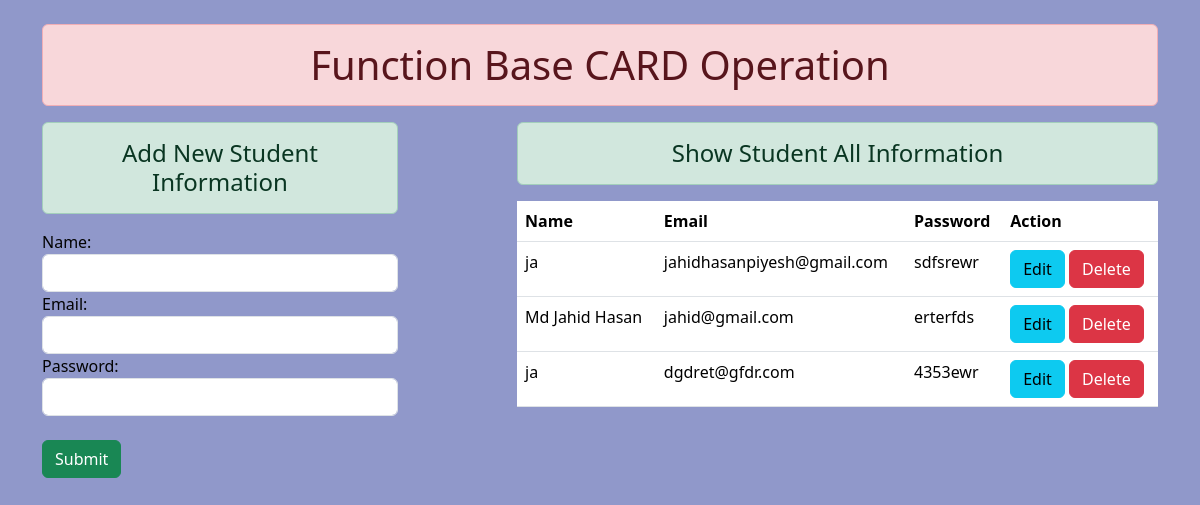
The app's page /, older data.
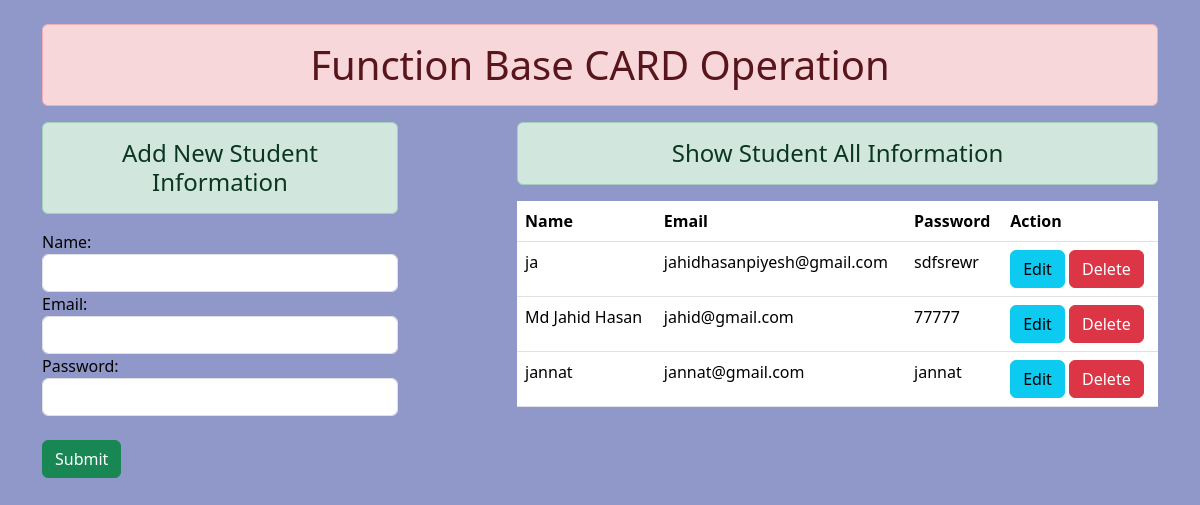
The same page, newer data.
### cardapp/models.py (models this page shows)
class User(models.Model):
    name = models.CharField(max_length=70)
    email = models.EmailField(max_length=40)
    password = models.CharField(max_length=50)

### cardapp/views.py (the view)
# urls.py: path('', views.addandshow, name = 'addandshow'),
def addandshow(request):
    if request.method == 'POST':
        F = StudentForms(request.POST)
        if F.is_valid():
            F.save()
        F = StudentForms()
        messages.add_message(request, messages.SUCCESS,'Your Student Information Has Been Created !')
    else:
        F = StudentForms()
    data = User.objects.all()
    return render(request, 'cardapp/addandshow.html',{'fm': F,'show': data})

### cardapp/forms.py
class StudentForms(forms.ModelForm):
    class Meta:
        model=User
        fields=('name','email','password')
        widgets={
            'name':forms.TextInput(attrs={'class':'form-control'}),
            'email':forms.EmailInput(attrs={'class':'form-control'}),
            'password':forms.PasswordInput(render_value=True,attrs={'class':'form-control'})
        }

### cardapp/templates/cardapp/addandshow.html (shortened to what this page needs)
{% extends "cardapp/base.html" %}
{% block container %}
<div class="row">
    <div class="col-sm-4">
        <h4 class= 'text-center alert alert-success'>Add New Student Information</h4>
        <form style="color: rgb(3, 3, 3);" action="" method="post">
            {{fm}} <br>
            <input type="submit" class=' btn btn-success' value="Submit">
        </form>
        <br>
    </div>
    <div class="col-sm-7 offset-1">
        <h4 class='text-center alert alert-success'>Show Student All Information</h4>
        {% if show %}
        <table class="table table-hover">
            <thead>
              <tr>
                <th scope="col">Name</th>
                <th scope="col">Email</th>
                <th scope="col">Password</th>
                <th scope="col">Action</th>
              </tr>
            </thead>
            <tbody>
                {% for i in show %}
                <tr>
                    <td>{{i.name}}</td>
                    <td>{{i.email}}</td>
                    <td>{{i.password}}</td>
                    <td>
                        <a href="{% url 'update' i.id %}" class='btn btn-info'>Edit</a>
                        <form action="{% url 'remove' i.id %}" method="post" class='d-inline'>
                            <input type="submit" class='btn btn-danger' value="Delete">
                        </form>
                    </td>
                  </tr>
                {% endfor %}
            </tbody>
          </table>
          {% else %}
          <h6 class=' text-center alert alert-danger'>No Record</h6>
        {% endif %}
    </div>
</div>
{% endblock container %}

### cardapp/templates/cardapp/base.html (shortened to what this page needs)
<!DOCTYPE html>
{% load static %}
<html lang="en">
<head>
    <link rel="stylesheet" href="{% static 'cardapp/css/bootstrap.css' %}">
</head>
<body style="background-color: rgb(144, 152, 202);">
   <div class="container mt-4">
    <h1 class = 'text-center alert alert-danger'>Function Base CARD Operation</h1>
    {% block container %} {% endblock container %}
    </div>
</body>
</html>

Row changes from the older to the newer data that the page shows:
removed User: name "ja", email "dgdret@gfdr.com", password "4353ewr"
changed User "Md Jahid Hasan": password "erterfds" → "77777"
added User: name "jannat", email "jannat@gmail.com", password "jannat"
